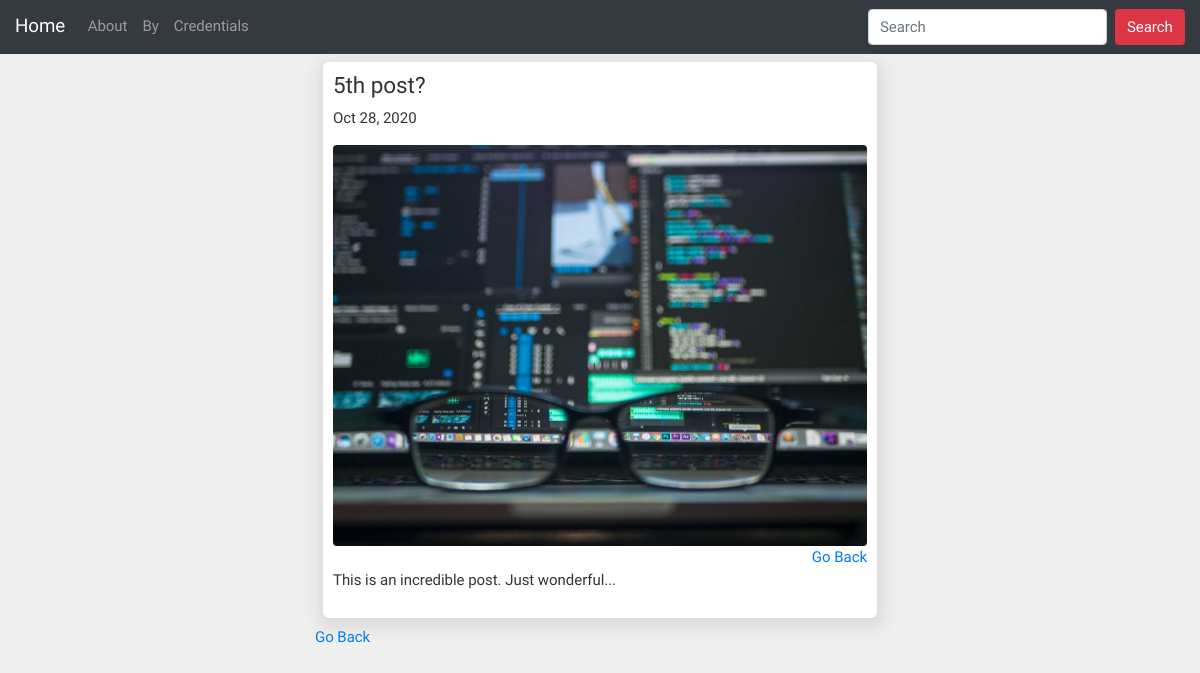
The app's page /posts/5 with its own data.
### posts/models.py (models this page shows, shortened)
class Post(models.Model):
    title = models.CharField(max_length=250)
    published_date = models.DateTimeField()
    image = models.ImageField(upload_to='media/')
    body = models.TextField()
    def pub_date_clean(self):
        return self.published_date.strftime('%b %e, %Y')

### posts/views.py (the view)
# urls.py: path('posts/<int:post_id>', posts.views.post_details, name='post_details'),
def post_details(request, post_id):
    post = get_object_or_404(Post, pk=post_id)
    context = {'post': post}
    return render(request, 'posts/posts_details.html', context)

### posts/templates/posts/posts_details.html (shortened to what this page needs)
{% extends 'posts/base.html' %}
{% block content %}
<div class="container">
    <div class="content">
        <h4 class="title">{{ post.title }}</h4>
        <p>{{ post.pub_date_clean }}</p>
        <img src="{{ post.image.url }}" alt="..." class="img-responsive center-block" style="max-height:500px;">
        <br>
        <a href="{% url 'home' %}" class="d-flex justify-content-end">Go Back</a>
        <div>
            <p>{{ post.body }}</p>
        </div>
    </div>
    <div>
        <a href="{% url 'home' %}">Go Back</a>
    </div>
</div>
{% endblock %}

### posts/static/css/style.css (style rules this page uses)
* { font-family: 'Muli', sans-serif; color: rgba(0, 0, 0, 0.8); font-weight: 200; line-height: 1.58; letter-spacing: -.003em; font-size: 15px; }
.container { max-width: 600px; }
.content, .jumbotron { border-radius: 6px; box-shadow: 1px 5px 13px 5px rgba(216, 216, 216, 0.878); padding: 10px; margin: 8px; background-color: #ffffff; }
body { background-color: rgba(236, 236, 236, 0.835); }
img { border-radius: 4px; max-width: 100%; }

### records on screen
Post: title "5th post?", pub_date_clean "Oct 28, 2020", image (picture), body "This is an incredible post. Just wonderful..."
